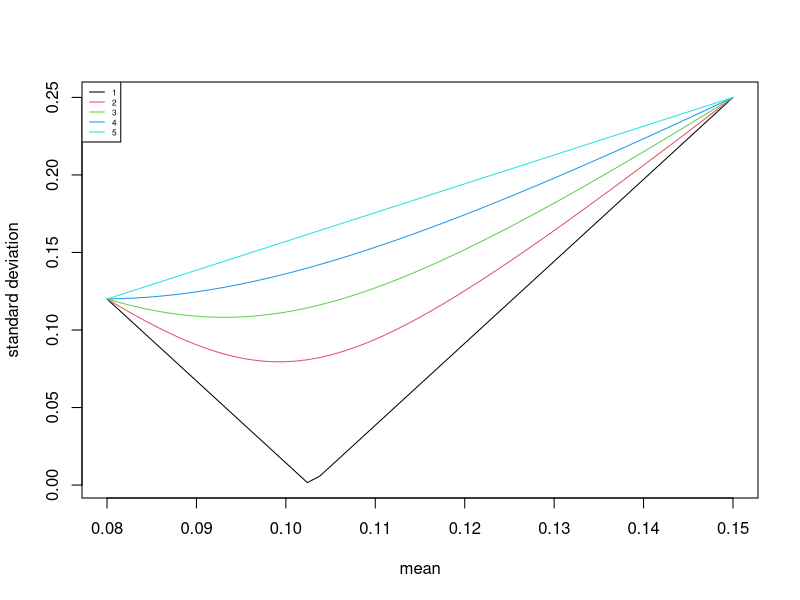

Reproduce this figure in R.
calc_mean = function(x)
{
    return (0.08 * x + 0.15 * (1 - x))
}

mean = sapply(seq(0, 1, by = 0.02), calc_mean)
sd_mat = matrix(nrow = 5, ncol = 51)

for (i in 1:5)
{
    calc_sd = function(x)
    {
        sd = sqrt(x^2*0.12^2 + (1-x)^2*0.25^2 + 2*x*(1-x)*(-1.5+0.5*i)*0.12*0.25)
        return (sd)
    }
    sd_mat[i, ] = sapply(seq(0, 1, by = 0.02), calc_sd)
}

plot(mean, sd_mat[1, ], type = 'l', ylab = 'standard deviation')
lines(mean, sd_mat[2, ], type = 'l', col = 2)
lines(mean, sd_mat[3, ], type = 'l', col = 3)
lines(mean, sd_mat[4, ], type = 'l', col = 4)
lines(mean, sd_mat[5, ], type = 'l', col = 5)
legend('topleft', col = c(1:5), legend = c('1', '2', '3', '4', '5'), lty = 1, cex = 0.5)
